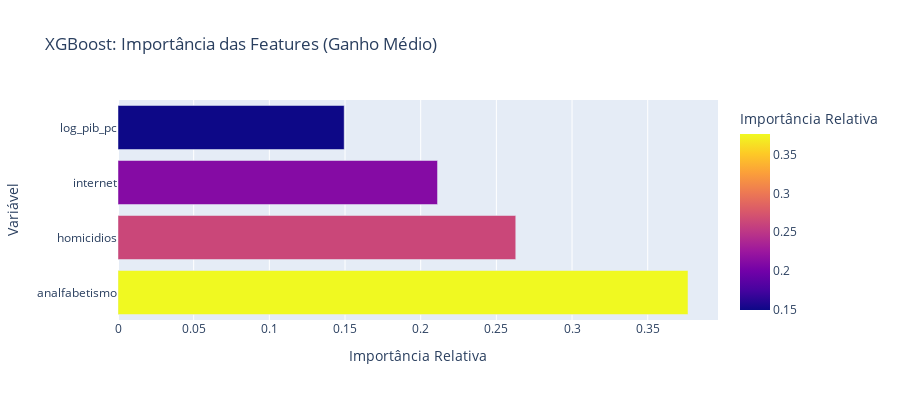

Source (notebook cell):
### Markdown cell above
## 4. Modelo 2: XGBoost (Gradient Boosting)

### Por que usar XGBoost?

> O XGBoost foi utilizado como complemento ao Random Forest por sua capacidade de aprender padrões mais sutis por meio de treinamento sequencial e regularização explícita. Destaca-se pela boa generalização em conjuntos de dados menores, alto desempenho prático e maior controle sobre a complexidade do modelo.

### Objetivo de Otimização
$$\text{Loss} = \sum_{i=1}^{n} l(y_i, \hat{y}_i) + \sum_{k=1}^{K} \Omega(f_k)$$

Onde:
- $l()$ = função de perda (squared error para regressão)
- $\Omega(f)$ = termo de regularização (penaliza complexidade)

### Predição Iterativa
$$\hat{y}_i^{(t)} = \hat{y}_i^{(t-1)} + \eta \cdot f_t(x_i)$$

Onde:
- $t$ = iteração (1 a 150)
- $\eta$ = learning rate (0.1)
- $f_t()$ = árvore treinada na iteração $t$

### Regularização
$$\Omega(f) = \gamma T + \frac{1}{2}\lambda \|w\|^2$$

Onde:
- $T$ = número de folhas
- $\gamma$ = penalidade por complexidade
- $\lambda$ = penalidade L2 dos pesos

### Code cell
xgb_search = RandomizedSearchCV(
    estimator=XGBRegressor(random_state=42, verbosity=0, tree_method='hist'),
    param_distributions=param_dist_xgb,
    n_iter=30,
    scoring='r2',
    cv=5,
    random_state=42,
    n_jobs=-1,
    verbose=1
)

xgb_search.fit(X_train, y_train)
xgb_model = xgb_search.best_estimator_
print('Melhores parâmetros (XGB):', xgb_search.best_params_)

# Predições
y_train_pred_xgb = xgb_model.predict(X_train)
y_test_pred_xgb = xgb_model.predict(X_test)

# Métricas
r2_train_xgb = r2_score(y_train, y_train_pred_xgb)
r2_test_xgb = r2_score(y_test, y_test_pred_xgb)
rmse_test_xgb = np.sqrt(mean_squared_error(y_test, y_test_pred_xgb))
mae_test_xgb = mean_absolute_error(y_test, y_test_pred_xgb)

# Validação Cruzada
cv_scores_xgb = cross_val_score(xgb_model, X_train, y_train, cv=5, scoring='r2')

print(f"\n Desempenho:")
print(f"   R² Treino: {r2_train_xgb:.4f}")
print(f"   R² Teste:  {r2_test_xgb:.4f}")
print(f"   RMSE:      {rmse_test_xgb:.4f}")
print(f"   MAE:       {mae_test_xgb:.4f}")
print(f"\n Validação Cruzada (5-fold):")
print(f"   R² Médio: {cv_scores_xgb.mean():.4f} (+/- {cv_scores_xgb.std():.4f})")

# Feature Importance
feature_importance_xgb = pd.DataFrame({
    'Feature': variaveis_preditoras,
    'Importance': xgb_model.feature_importances_
}).sort_values('Importance', ascending=False)

print(f"\n Feature Importance (XGBoost):")
for idx, row in feature_importance_xgb.iterrows():
    pct = row['Importance'] * 100
    print(f"   {row['Feature']:20s}: {pct:6.2f}%")

# Visualização
fig_xgb_imp = px.bar(
    feature_importance_xgb,
    x='Importance',
    y='Feature',
    orientation='h',
    title='XGBoost: Importância das Features (Ganho Médio)',
    labels={'Importance': 'Importância Relativa', 'Feature': 'Variável'},
    color='Importance',
    color_continuous_scale='Plasma'
)
fig_xgb_imp.update_layout(showlegend=False, height=400)
fig_xgb_imp.show()

### Figure 1 — Plotly figure (JSON) as saved in the notebook; plotly's stock layout.template omitted (floating-point values rounded to 4 significant figures)
{"data": [{"hovertemplate": "Importância Relativa=%{marker.color}<br>Variável=%{y}<extra></extra>", "legendgroup": "", "marker": {"color": [0.3766, 0.2628, 0.2111, 0.1495], "coloraxis": "coloraxis", "pattern": {"shape": ""}}, "name": "", "orientation": "h", "showlegend": false, "textposition": "auto", "type": "bar", "x": [0.3766, 0.2628, 0.2111, 0.1495], "xaxis": "x", "y": ["analfabetismo", "homicidios", "internet", "log_pib_pc"], "yaxis": "y"}], "layout": {"barmode": "relative", "coloraxis": {"colorbar": {"title": {"text": "Importância Relativa"}}, "colorscale": [[0, "#0d0887"], [0.1111, "#46039f"], [0.2222, "#7201a8"], [0.3333, "#9c179e"], [0.4444, "#bd3786"], [0.5556, "#d8576b"], [0.6667, "#ed7953"], [0.7778, "#fb9f3a"], [0.8889, "#fdca26"], [1, "#f0f921"]]}, "height": 400, "legend": {"tracegroupgap": 0}, "showlegend": false, "title": {"text": "XGBoost: Importância das Features (Ganho Médio)"}, "xaxis": {"anchor": "y", "domain": [0, 1], "title": {"text": "Importância Relativa"}}, "yaxis": {"anchor": "x", "domain": [0, 1], "title": {"text": "Variável"}}}}
